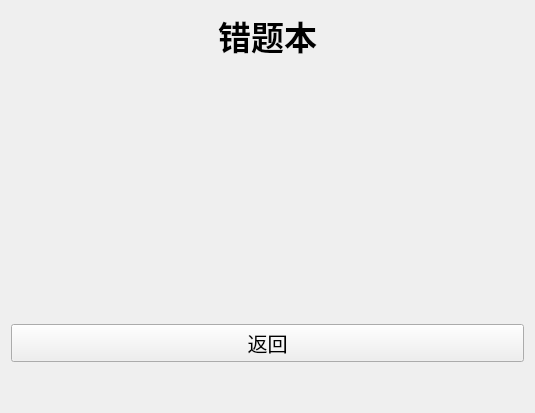
<?xml version="1.0" encoding="UTF-8"?>
<ui version="4.0">
 <class>ErrorBookPage</class>
 <widget class="QWidget" name="ErrorBookPage">
  <property name="geometry">
   <rect>
    <x>0</x>
    <y>0</y>
    <width>535</width>
    <height>413</height>
   </rect>
  </property>
  <property name="windowTitle">
   <string>Form</string>
  </property>
  <layout class="QGridLayout" name="gridLayout">
   <item row="0" column="0">
    <layout class="QVBoxLayout" name="verticalLayout" stretch="0,1,0,0">
     <item>
      <widget class="QLabel" name="label">
       <property name="font">
        <font>
         <pointsize>25</pointsize>
         <bold>true</bold>
        </font>
       </property>
       <property name="text">
        <string>错题本</string>
       </property>
       <property name="alignment">
        <set>Qt::AlignmentFlag::AlignHCenter|Qt::AlignmentFlag::AlignTop</set>
       </property>
      </widget>
     </item>
     <item>
      <spacer name="verticalSpacer">
       <property name="orientation">
        <enum>Qt::Orientation::Vertical</enum>
       </property>
       <property name="sizeHint" stdset="0">
        <size>
         <width>20</width>
         <height>40</height>
        </size>
       </property>
      </spacer>
     </item>
     <item>
      <widget class="QPushButton" name="btn_back">
       <property name="font">
        <font>
         <pointsize>15</pointsize>
        </font>
       </property>
       <property name="text">
        <string>返回</string>
       </property>
      </widget>
     </item>
     <item>
      <spacer name="verticalSpacer_2">
       <property name="orientation">
        <enum>Qt::Orientation::Vertical</enum>
       </property>
       <property name="sizeHint" stdset="0">
        <size>
         <width>20</width>
         <height>40</height>
        </size>
       </property>
      </spacer>
     </item>
    </layout>
   </item>
  </layout>
 </widget>
 <resources/>
 <connections/>
</ui>
